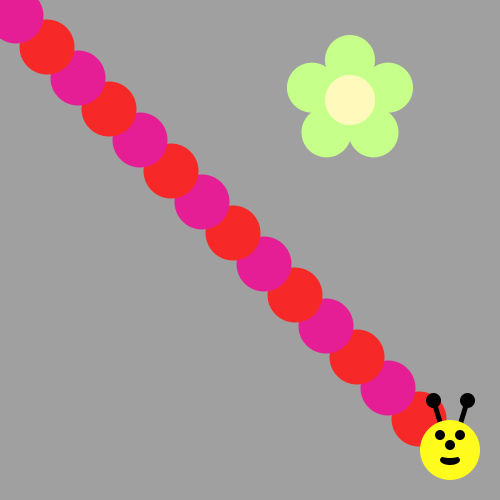
Frame 1 (no input)
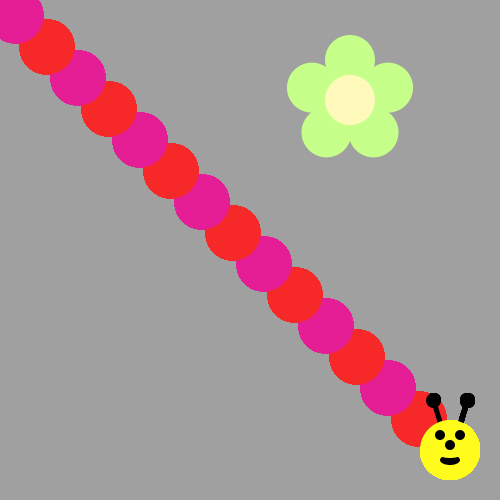
Frame 60 (the mouse pressed at the canvas centre just before this capture)
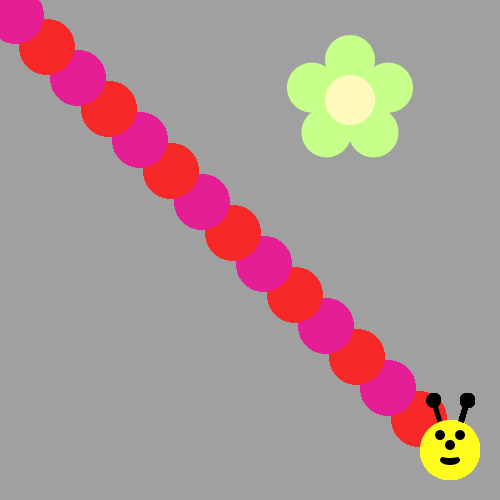
Frame 120 (the mouse held since frame 60 and released just before this capture)

The Processing sketch that drew these frames (run headless with seeded random() and noise(); from frame 60 on, the mouse is pressed at the canvas centre):

// Processing sketch: bumble_bee
// ── bumble_bee.pde

void setup() {
     ellipseMode(CENTER);
     size(500, 500);
     background(160, 160, 160);
     drawFlower(350, 100);
}

void draw() {
  
  
// First run the program and you should see a flower.  
 
  
/* Then, use a loop to make a body for the Bee! 
(see the image on the recipe, it's a diagonal line of circles)
Use remainder to make the colors alternate between yellow and black
*/
for(int i=450; i>0; i-=31) {
    if(i%2==0) {
    fill(229,30,150);
  }
else {
  fill(247,40,40);
}
    ellipse(i,i,55,55);
  }
  drawBeeFace(450,450);
  



/*
Now put his head on using drawBeeFace(x,y)
*/

}

/**************   Use these methods but  DON'T CHANGE THE CODE BELOW  **************/

void drawFlower(int x, int y) {
     noStroke();
     translate(x, y);
     // draw 5 petals, rotating after each one
     fill(#c6ff89);      // green
      for (int i = 0; i < 5; i++) {
           ellipse(0, -40, 50, 50);
          rotate(radians(72));
     }
     fill(#fff9bb); // light yellow
     ellipse(0, 0, 50, 50);
} 
void drawBeeFace(int BeeFaceX, int BeeFaceY) {
     noStroke();
     fill(0, 0, 0);
     stroke(1);
     strokeWeight(5);
     line(BeeFaceX-10, BeeFaceY-27, BeeFaceX-17, BeeFaceY-50);
     line(BeeFaceX+10, BeeFaceY-27, BeeFaceX+17, BeeFaceY-50);
     ellipse(BeeFaceX-17, BeeFaceY-50, 10, 10);
     ellipse(BeeFaceX+17, BeeFaceY-50, 10, 10);
     noStroke();
     fill(255, 251, 28);
     ellipse(BeeFaceX, BeeFaceY, 60, 60); // face
     fill(255, 237, 209);
     fill(0,0,0);
      ellipse(BeeFaceX-10, BeeFaceY-15, 10, 10); // eyes
     ellipse(BeeFaceX+10, BeeFaceY-15, 10, 10);
      ellipse(BeeFaceX, BeeFaceY-5, 10, 10); // nose
      ellipse(BeeFaceX, BeeFaceY+10, 20, 10);// mouth
     fill(255, 251, 28);
     ellipse(BeeFaceX, BeeFaceY+5, 20, 6);
}
